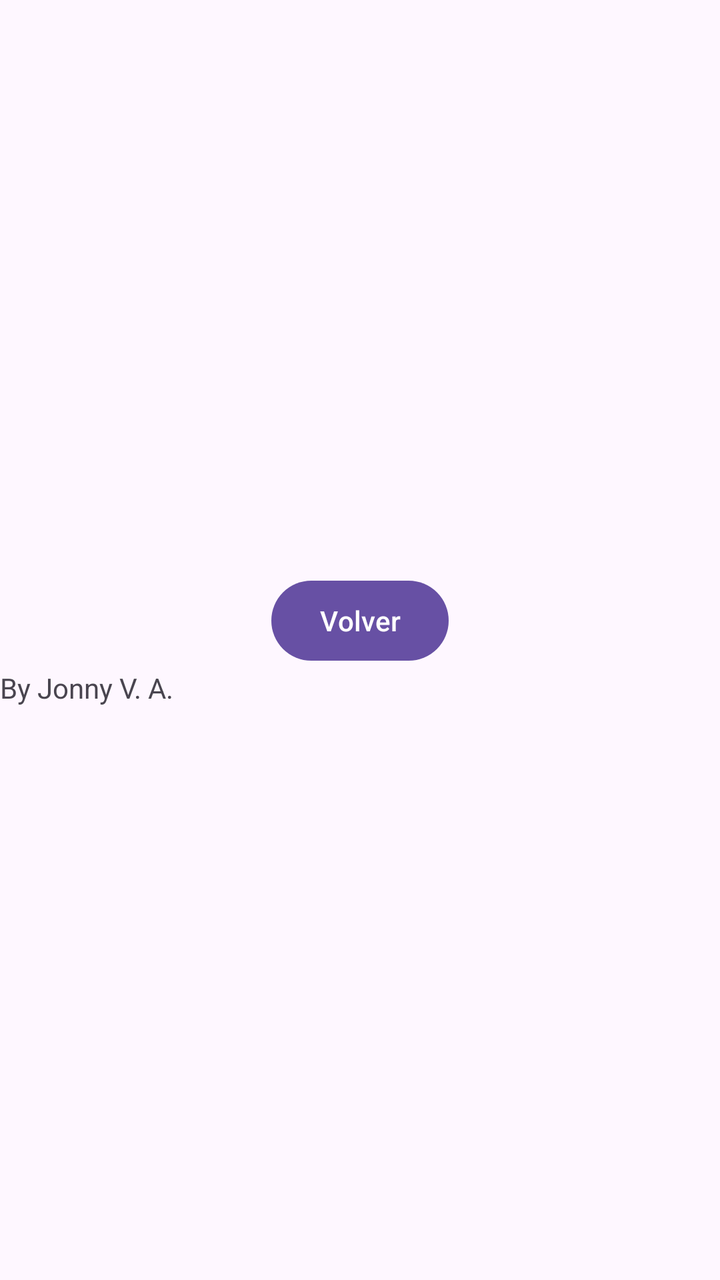
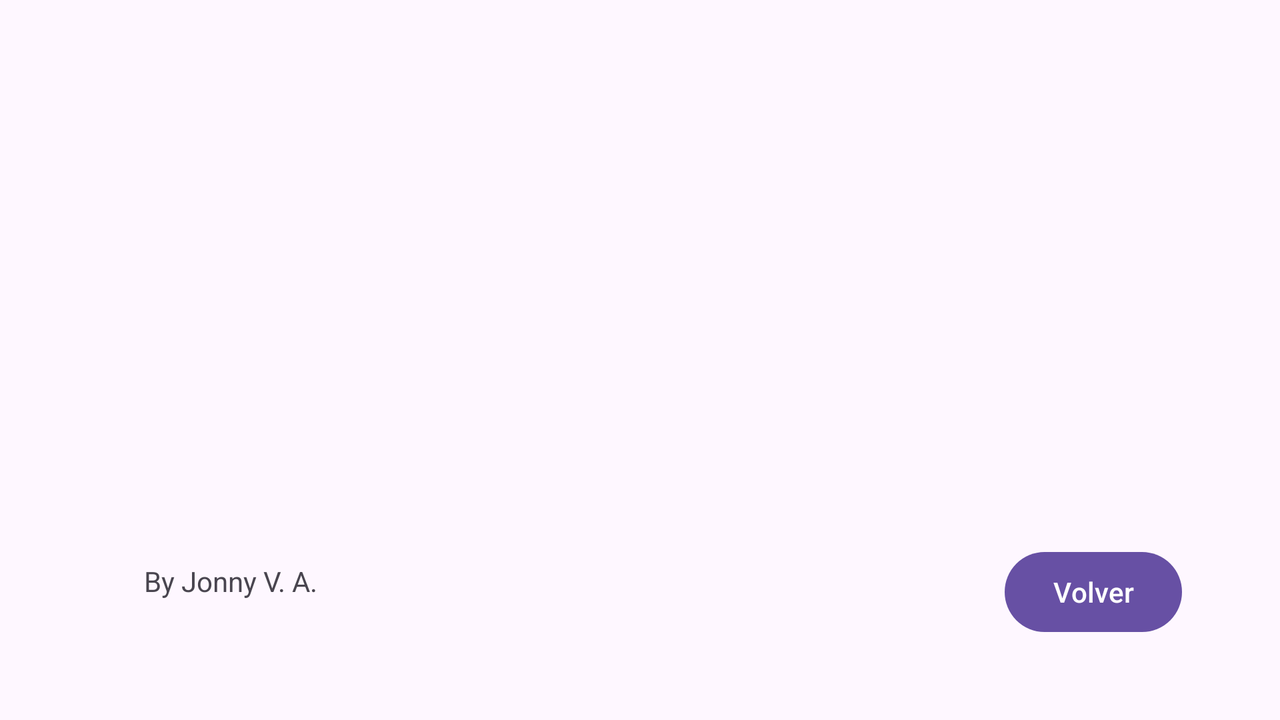

One screen, two layout resources from the same app: the default and the repository's alternative for another configuration. Each is rendered where Android would select it; the XML of both is given below.
<!-- AndroidManifest.xml: application theme Theme.EjercicioInd9M4 -->
<!-- res/layout/activity_main2.xml -->
<?xml version="1.0" encoding="utf-8"?>
<LinearLayout xmlns:android="http://schemas.android.com/apk/res/android"
    android:layout_width="match_parent"
    android:layout_height="match_parent"
    android:orientation="vertical"
    android:gravity="center">

    <ImageView
        android:id="@+id/selectedImage"
        android:layout_width="wrap_content"
        android:layout_height="wrap_content"
        android:contentDescription="@string/todo" />

    <Button
        android:id="@+id/buttonBack"
        android:layout_width="wrap_content"
        android:layout_height="wrap_content"
        android:text="@string/volver" />

    <TextView
        android:id="@+id/textView"
        android:layout_width="match_parent"
        android:layout_height="wrap_content"
        android:text="By Jonny V. A." />
</LinearLayout>
<!-- resources referenced by this layout -->
<resources>
  <string name="todo">TODO</string>
  <string name="volver">Volver</string>
  <style name="Theme.EjercicioInd9M4" parent="Base.Theme.EjercicioInd9M4" />
  <style name="Base.Theme.EjercicioInd9M4" parent="Theme.Material3.DayNight.NoActionBar">
          
          
      </style>
</resources>
<!-- res/layout-land/activity_main2.xml (the repository's variant of the layout above) -->
<!-- drawn on the phone turned sideways -->
<?xml version="1.0" encoding="utf-8"?>
<androidx.constraintlayout.widget.ConstraintLayout xmlns:android="http://schemas.android.com/apk/res/android"
    xmlns:app="http://schemas.android.com/apk/res-auto"
    xmlns:tools="http://schemas.android.com/tools"
    android:id="@+id/linearLayout2"
    android:layout_width="match_parent"
    android:layout_height="match_parent"
    android:gravity="center">

    <ImageView
        android:id="@+id/selectedImage"
        android:layout_width="wrap_content"
        android:layout_height="wrap_content"
        android:contentDescription="@string/todo"
        app:layout_constraintStart_toStartOf="parent"
        app:layout_constraintEnd_toEndOf="parent"
        app:layout_constraintTop_toTopOf="parent"
        app:layout_constraintBottom_toBottomOf="parent"
        android:layout_margin="16dp"/>

    <TextView
        android:id="@+id/textView"
        android:layout_width="wrap_content"
        android:layout_height="wrap_content"
        android:layout_marginStart="72dp"
        android:layout_marginBottom="60dp"
        android:text="@string/by_jonny_v_a"
        app:layout_constraintBottom_toBottomOf="parent"
        app:layout_constraintStart_toStartOf="parent" />

    <Button
        android:id="@+id/buttonBack"
        android:layout_width="wrap_content"
        android:layout_height="wrap_content"
        android:layout_marginBottom="40dp"
        android:text="@string/volver"
        app:layout_constraintBottom_toBottomOf="parent"
        app:layout_constraintEnd_toEndOf="parent"
        app:layout_constraintHorizontal_bias="0.911"
        app:layout_constraintStart_toStartOf="parent" />
</androidx.constraintlayout.widget.ConstraintLayout>
<!-- resources referenced by the variant -->
<!-- as the phone turned sideways resolves them -->
<resources>
  <string name="by_jonny_v_a">By Jonny V. A.</string>
  <string name="todo">TODO</string>
  <string name="volver">Volver</string>
  <style name="Theme.EjercicioInd9M4" parent="Base.Theme.EjercicioInd9M4" />
  <style name="Base.Theme.EjercicioInd9M4" parent="Theme.Material3.DayNight.NoActionBar">
          
          
      </style>
</resources>
